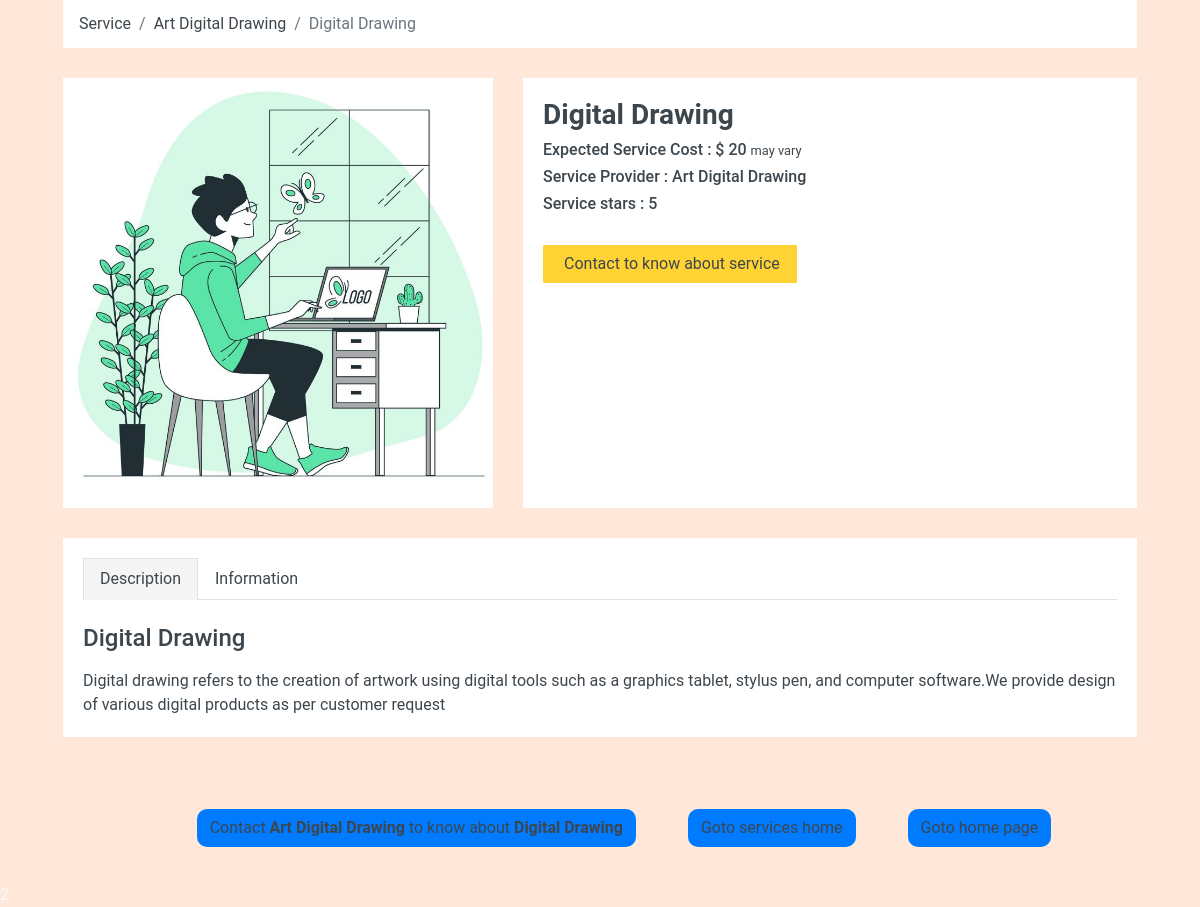
The app's page /services/product/1/ with its own data.
### services/models.py (models this page shows, shortened)
class Services(models.Model):
    ACTIVE = 'active'
    DELETEED = 'deleted'
    STATUS_CHOICES = (
        (ACTIVE, 'active'),
        (DELETEED,  'deleted')
    )
    title = models.CharField(max_length=50)
    description = models.TextField(max_length=200)
    status = models.CharField(max_length=20, choices=STATUS_CHOICES, default=ACTIVE)
    image = models.ImageField(upload_to='uploads/service_image/', blank=True)
    video = models.FileField(upload_to='uploads/service_video/', blank=True)
    price = models.IntegerField()
    service_provider = models.ForeignKey('ServiceProvider', related_name='service_provider', on_delete=models.CASCADE)
    stars = models.IntegerField(null=True)

class ServiceProvider(models.Model):
    sp_id = models.IntegerField(null=True)
    sp_name = models.CharField(max_length=50)
    sp_email = models.EmailField(null=True, blank=True)
    sp_image = models.ImageField(upload_to='uploads/service_provider_image/', blank=True)
    sp_contact = models.TextField()
    sp_star = models.IntegerField(null=True)

### services/views.py (the view)
# urls.py: path('services/product/<int:service_id>/', views.view_service, name='view_service'),
def view_service(request, service_id):
    service = Services.objects.get(id=service_id)
    service_provider = ServiceProvider.objects.filter(id=service_id)
    return render(request, 'view_service.html', {
        'service': service,
        'service_provider': service_provider,
    })

### store/context_processors.py (called while the page is built)
def cart(request):  # to make cart globally available context_processord.py used
    return {'cart': Cart(request)}

### services/templates/view_service.html (shortened to what this page needs)
{% load static %}
{% load static %}
<head>
    <link href="{% static 'lib/animate/animate.min.css' %}" rel="stylesheet">
    <link href="{% static 'lib/owlcarousel/assets/owl.carousel.min.css' %}" rel="stylesheet">
    <link href="{% static 'css/style.css' %}" rel="stylesheet">
</head>
    <div class="container-fluid">
        <div class="row px-xl-5">
            <div class="col-12">
                <nav class="breadcrumb bg-light mb-30">
                    <a class="breadcrumb-item text-dark" href="{% url 'frontPage' %}">Service</a>
                    <a class="breadcrumb-item text-dark" href="{% url 'shop' %}">{{ service.service_provider.sp_name }}</a>
                    <span class="breadcrumb-item active"> {{ service.title }} </span>
                </nav>
            </div>
        </div>
    </div>
    <div class="container-fluid pb-5">
        <div class="row px-xl-5">
            <div class="col-lg-5 mb-30">
                <div id="product-carousel" class="carousel slide" data-ride="carousel">
                    <div class="carousel-inner bg-light">
                        <div class="carousel-item active">
                            {% if service.image %}
                            <div class="product-img position-relative overflow-hidden">
                                <img class = "w-100 h-100" src="{{ service.image.url }}" alt="Image of {{ service.title }}">
                            </div>
                            {% else %}
                            <div class="product-img position-relative overflow-hidden">
                                <img class="img-fluid" src="{% static 'no-pictures.png' %}" alt="Image of {{ service.title }}">
                            </div>
                            {% endif %}
                        </div>
                    </div>
                    <a class="carousel-control-prev" href="#product-carousel" data-slide="prev">
                    </a>
                    <a class="carousel-control-next" href="#product-carousel" data-slide="next">
                    </a>
                </div>
            </div>
            <div class="col-lg-7 h-auto mb-30 text-dark">
                <div class="h-100 bg-light p-30 text-dark">
                    <h3 class="text-dark"> {{ service.title }}</h3>
                    <h6 class="text-dark"> Expected Service Cost : $ {{ service.price }} <small>may vary</small> </h6>
                    <h6 class="text-dark"> Service Provider : {{ service.service_provider.sp_name }}</h6>
                    <div class="d-flex mb-3">
                        <h6 class="text-dark">Service stars : {{ service.stars }} </h6>
                    </div>
                    <div class="d-flex align-items-center mb-4 pt-2">
                        <a class="btn btn-primary px-3" href="mailto:{{ service.service_provider.sp_email }}?subject=Inquiry about {{ service.title }}"> Contact to know about service </a>
                    </div>
                </div>
            </div>
        </div>
        <div class="row px-xl-5">
            <div class="col">
                <div class="bg-light p-30">
                    <div class="nav nav-tabs mb-4">
                        <a class="nav-item nav-link text-dark active" data-toggle="tab" href="#tab-pane-1">Description</a>
                        <a class="nav-item nav-link text-dark" data-toggle="tab" href="#tab-pane-2">Information</a>
                    </div>
                    <div class="tab-content text-dark">
                        <div class="tab-pane fade show active" id="tab-pane-1">
                            <h4 class="mb-3 text-dark">{{ service.title }}</h4>
                            {{ service.description }}
                        </div>
                        </div>
                    </div>
                </div>
            </div>
        </div>
<center class="mb-4">
    <a href="mailto:{{ service.service_provider.sp_email }}?subject=Inquiry about {{ service.title }}" class="btn bgof text-dark" style="margin-top: 2%; margin-left: 4%; margin-bottom: 1%;" > Contact <strong>{{ service.service_provider.sp_name }}</strong> to know about  <strong>{{ service.title }}</strong></a>
    <a href= "{% url 'services' %}" class="btn bgof text-dark" style="margin-top: 2%; margin-left: 4%; margin-bottom: 1%;" > Goto services home </a>
    <a href= "{% url 'frontPage' %}" class="btn bgof text-dark" style="margin-top: 2%; margin-left: 4%; margin-bottom: 1%;" > Goto home page</a>
</center>

### records on screen
Services: service_provider.sp_name "Art Digital Drawing", title "Digital Drawing", image (picture), price "20", stars "5", description "Digital drawing refers to the creation of artwork using digital tools such as a graphics tablet, stylus pen, and computer software.We provide design of various digital products as per customer request"
